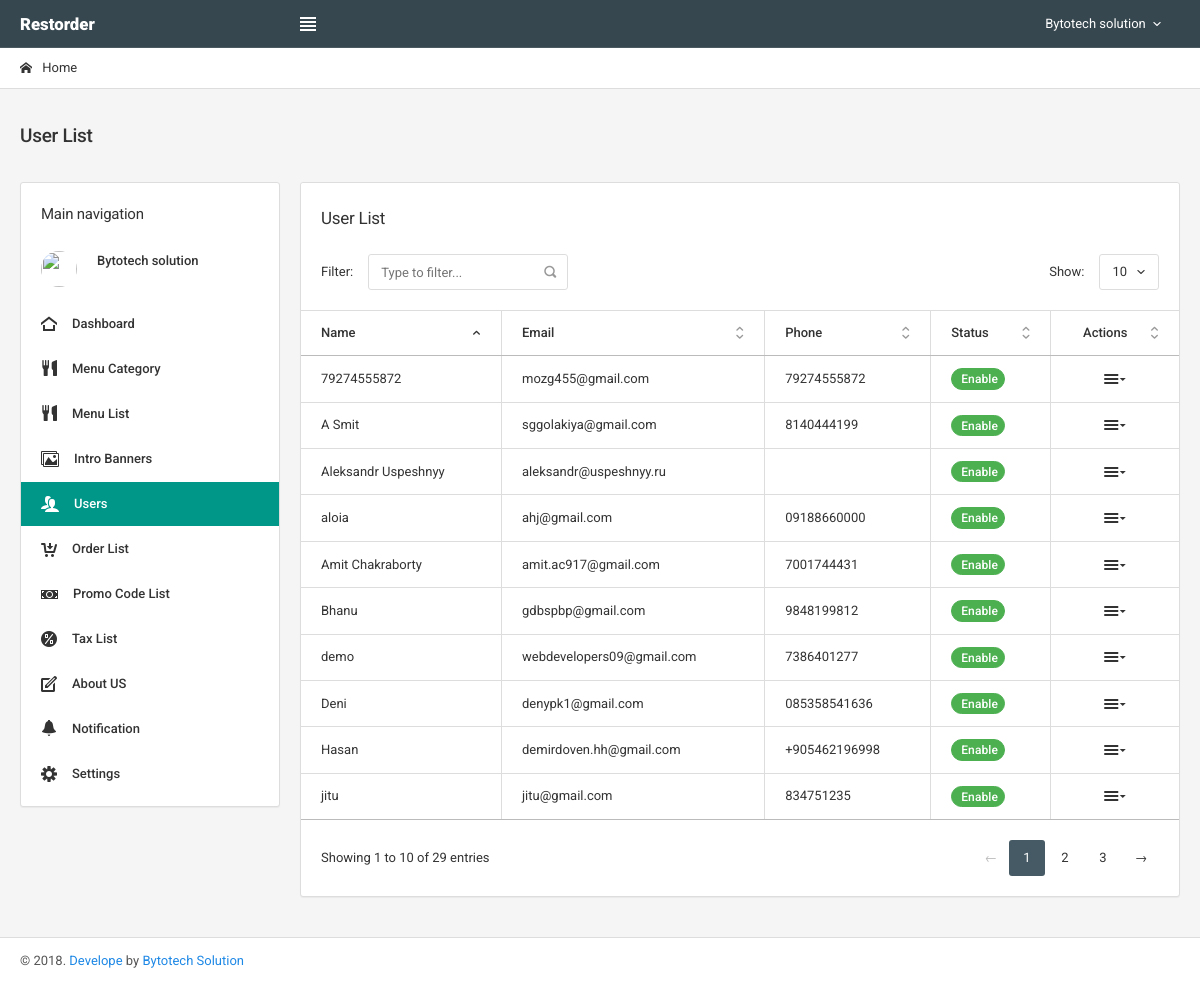
Page /manage_users.php (signed in) on the committed database.
### tables this page shows
CREATE TABLE `tbl_users` (
  `id` int(11) NOT NULL,
  `user_type` varchar(255) NOT NULL,
  `fb_id` varchar(255) NOT NULL,
  `gplus_id` varchar(255) NOT NULL,
  `twiter_id` varchar(255) NOT NULL,
  `name` varchar(255) NOT NULL,
  `email` varchar(255) NOT NULL,
  `password` varchar(255) NOT NULL,
  `phone` varchar(255) NOT NULL,
  `address_line_1` text NOT NULL,
  `address_line_2` text NOT NULL,
  `city` varchar(255) NOT NULL,
  `state` varchar(255) NOT NULL,
  `country` varchar(255) NOT NULL,
  `zipcode` varchar(255) NOT NULL,
  `user_image` text NOT NULL,
  `paypal_payment_id` varchar(255) NOT NULL DEFAULT '',
  `confirm_code` varchar(255) NOT NULL DEFAULT '',
  `status` varchar(255) NOT NULL DEFAULT '1'
);

### manage_users.php (the view, shortened to what this page needs)
<!DOCTYPE html>
<html lang="en">
<?php
include("includes/head.php");
?>
<body class="navbar-bottom">
<?php
include("includes/header.php");
$users_qry="SELECT * FROM tbl_users ORDER BY tbl_users.id";
$users_result=mysqli_query($mysqli,$users_qry);
?>
<div class="page-header">
	<div class="breadcrumb-line">
		<ul class="breadcrumb">
			<li><a href="home.php"><i class="icon-home2 position-left"></i> Home</a></li>
		</ul>
	</div>
	<div class="page-header-content">
		<div class="page-title">
			<h4><span class="text-semibold">User List</span></h4>
		</div>
	</div>
</div>
	<div class="page-container">
		<div class="page-content">
			<?php include("includes/sidebar.php");?>
			<div class="content-wrapper">
				<div class="panel panel-flat">
					<div class="panel-heading">
						<h5 class="panel-title">User List</h5>
					</div>
					<table class="table table-bordered table-hover datatable-highlight">
						<thead>
							<tr>
								<th>Name</th>
								<th>Email</th>
								<th>Phone</th>
								<th>Status</th>
								<th class="text-center">Actions</th>
							</tr>
						</thead>
						<tbody>
						<?php
							while($users_row=mysqli_fetch_array($users_result))
							{
							?>
							<tr>
								<td><?php echo $users_row['name'];?></td>
							   <td><?php echo $users_row['email'];?></td>
							   <td><?php echo $users_row['phone'];?></td>
								<td>
								<?php if($users_row['status']!="0"){?>
								 <a href="manage_users.php?status_deactive_id=<?php echo $users_row['id'];?>" title="Change Status"><span class="badge badge-success badge-icon"><i class="fa fa-check" aria-hidden="true"></i><span style="font-size: 12px;
									font-weight: 500;line-height: 16px;display: inline-block;margin-left: 3px;">Enable</span></span></a>
								  <?php }?>
								</td>
								<td class="text-center">
									<ul class="icons-list">
										<li class="dropdown">
											<a href="#" class="dropdown-toggle" data-toggle="dropdown">
												<i class="icon-menu9"></i>
											</a>
										</li>
									</ul>
								</td>
							</tr>
							<?php
								}
								?>
						</tbody>
					</table>
				</div>
			</div>
		</div>
	</div>
	<?php include("includes/footer.php");?>
</body>
</html>

### rows in the picture
tbl_users: name "jitu", email "jitu@gmail.com", phone "834751235"
tbl_users: name "79274555872", email "mozg455@gmail.com", phone "79274555872"
tbl_users: name "A Smit", email "sggolakiya@gmail.com", phone "8140444199"
tbl_users: name "Deni", email "denypk1@gmail.com", phone "085358541636"
tbl_users: name "Aleksandr Uspeshnyy", email "aleksandr@uspeshnyy.ru"
tbl_users: name "aloia", email "ahj@gmail.com", phone "09188660000"
tbl_users: name "Amit Chakraborty", email "amit.ac917@gmail.com", phone "7001744431"
tbl_users: name "demo", email "webdevelopers09@gmail.com", phone "7386401277"
tbl_users: name "Bhanu", email "gdbspbp@gmail.com", phone "9848199812"
tbl_users: name "Hasan", email "demirdoven.hh@gmail.com", phone "+905462196998"

### other values in the picture
PROFILE_NAME "Bytotech solution"
